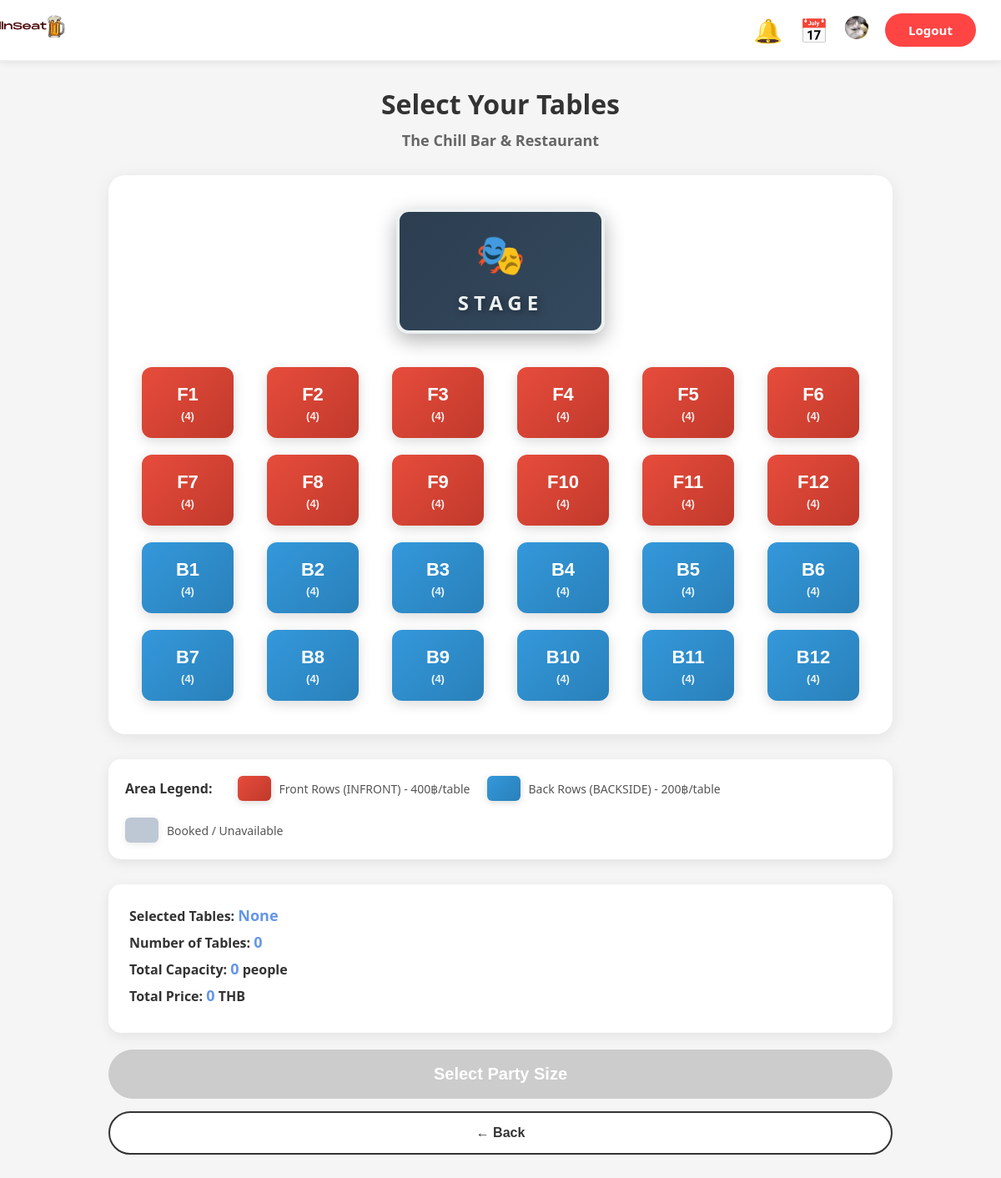
/project/customer/booking.php (signed in), run on the app's committed database.
### tables this page shows
CREATE TABLE `restaurant` (
  `restaurant_id` int(11) NOT NULL,
  `rest_name` varchar(100) NOT NULL,
  `rest_description` text NOT NULL,
  `open_time` time NOT NULL,
  `close_time` time NOT NULL,
  `rest_phone` varchar(10) NOT NULL,
  `rest_status` enum('OPEN','CLOSED') DEFAULT 'OPEN',
  `rest_address` text NOT NULL,
  `rest_email` varchar(100) NOT NULL
);

CREATE TABLE `table` (
  `table_id` int(11) NOT NULL,
  `area_id` int(11) NOT NULL,
  `table_number` varchar(10) NOT NULL,
  `capacity` int(10) UNSIGNED NOT NULL,
  `table_status` enum('AVAILABLE','OCCUPIED','UNAVAILABLE') DEFAULT 'AVAILABLE'
);

CREATE TABLE `area` (
  `area_id` int(11) NOT NULL,
  `restaurant_id` int(11) NOT NULL,
  `area_name` varchar(50) NOT NULL,
  `area_type` enum('INFRONT','BACKSIDE') NOT NULL,
  `area_price` decimal(10,2) NOT NULL
);

### project/customer/booking.php (the view, shortened to what this page needs)
<?php
require_once '../connect.php';
$restaurant_id = isset($_GET['restaurant_id']) ? (int)$_GET['restaurant_id'] : 1;
$reserve_date = date('Y-m-d');
$sql_restaurant = "SELECT * FROM restaurant WHERE restaurant_id = ?";
$stmt_restaurant = $mysqli->prepare($sql_restaurant);
$stmt_restaurant->bind_param("i", $restaurant_id);
$stmt_restaurant->execute();
$restaurant = $stmt_restaurant->get_result()->fetch_assoc();
$sql_areas = "SELECT a.*
              FROM area a
              WHERE a.restaurant_id = ?
              ORDER BY
                CASE
                    WHEN a.area_type = 'INFRONT' THEN 1
                    WHEN a.area_type = 'BACKSIDE' THEN 2
                    ELSE 3
                END,
                a.area_price DESC";
$stmt_areas = $mysqli->prepare($sql_areas);
$stmt_areas->bind_param("i", $restaurant_id);
$stmt_areas->execute();
$areas = $stmt_areas->get_result();
$tables_by_area = [];
while ($area = $areas->fetch_assoc()) {
    $area_id = $area['area_id'];
    $sql_tables = "SELECT
                    t.*,
                    CASE
                        WHEN EXISTS (
                            SELECT 1
                            FROM reservation_tables rt
                            INNER JOIN reservation r ON rt.reserve_id = r.reserve_id
                            WHERE rt.table_id = t.table_id
                            AND r.reserve_date = ?
                            AND r.reserve_status IN ('HOLD', 'CONFIRMED')
                        ) THEN 'BOOKED'
                        WHEN t.table_status = 'UNAVAILABLE' THEN 'UNAVAILABLE'
                        ELSE 'AVAILABLE'
                    END as display_status
                FROM `table` t
                WHERE t.area_id = ?
                ORDER BY
                    LENGTH(t.table_number),
                    t.table_number";
    $stmt_tables = $mysqli->prepare($sql_tables);
    $stmt_tables->bind_param("si", $reserve_date, $area_id);
    $stmt_tables->execute();
    $tables_result = $stmt_tables->get_result();
    $area['tables'] = [];
    while ($table = $tables_result->fetch_assoc()) {
        $area['tables'][] = $table;
    }
    if (count($area['tables']) > 0) {
        $tables_by_area[] = $area;
    }
}
?>
<!DOCTYPE html>
<html lang="en">
<head>
    <link rel="stylesheet" href="css/booking.css">
    <link rel="stylesheet" href="css/notification.css">
</head>
<body class="booking-body booking-theme-1">
    <div class="booking-header">
        <div class="booking-logo">
            <img src="css/catlog.png"  alt="cat"style="height:36px;position: relative; top: -18px;left:-70px;object-fit:contain"> <img src="css/logo.png" alt="logo" style="height:36px;position: relative;left:-490px;object-fit:contain"/>
            <div class="top-icons-booking">
                <span class="icon-small" id="notificationBtn">🔔</span>
                <span class="icon-small" onclick="window.location.href='my_bookings.php'" title="My Bookings">📅</span>
                <span class="icon-small" onclick="window.location.href='profile.php'" title="Profile">
                    <img src="css/druckcat_profile.jpeg" alt="drunkcat" class="profile-img">
                </span>
                <a href="../login/logout.php" class="btn-logout-icon">Logout</a>
            </div>
        </div>
    </div>
    <div class="booking-container">
        <h1 class="booking-title">Select Your Tables</h1>
        <p class="venue-name-booking"><?php echo htmlspecialchars($restaurant['rest_name']); ?></p>
        <?php if (empty($tables_by_area)): ?>
        <div class="no-tables-message">
            <p>😔 Sorry, no tables are currently available.</p>
            <button class="btn-back-booking" onclick="window.location.href='restaurant.php?id=<?php echo $restaurant_id; ?>'">
                ← Back
            </button>
        </div>
        <?php else: ?>
        <div class="venue-layout">
            <div class="stage">
                <div class="stage-icon">🎭</div>
                <div class="stage-text">STAGE</div>
            </div>
            <div class="venue-tables">
                <?php foreach ($tables_by_area as $area): ?>
                    <?php foreach ($area['tables'] as $table): ?>
                    <?php
                        $is_unavailable = ($table['display_status'] == 'BOOKED' || $table['display_status'] == 'UNAVAILABLE');
                        $status_text = $table['display_status'] == 'BOOKED' ? 'BOOKED' : ($table['display_status'] == 'UNAVAILABLE' ? 'UNAVAILABLE' : '');
                    ?>
                    <button class="table-seat area-<?php echo strtolower($area['area_type']); ?> <?php echo $is_unavailable ? 'booked' : ''; ?>"
                            data-table-id="<?php echo $table['table_id']; ?>"
                            data-area-id="<?php echo $area['area_id']; ?>"
                            data-zone="<?php echo htmlspecialchars($area['area_name']); ?>"
                            data-area-type="<?php echo $area['area_type']; ?>"
                            data-price="<?php echo $area['area_price']; ?>"
                            data-capacity="<?php echo $table['capacity']; ?>"
                            data-status="<?php echo $table['display_status']; ?>"
                            title="<?php echo htmlspecialchars($area['area_name']); ?> - Table <?php echo htmlspecialchars($table['table_number']); ?> (<?php echo $table['capacity']; ?> seats) <?php echo $status_text ? '- ' . $status_text : ''; ?>"
                            <?php echo $is_unavailable ? 'disabled' : ''; ?>>
                        <div class="table-number"><?php echo htmlspecialchars($table['table_number']); ?></div>
                        <div class="table-capacity">(<?php echo $table['capacity']; ?>)</div>
                    </button>
                    <?php endforeach; ?>
                <?php endforeach; ?>
            </div>
        </div>
        <div class="legend">
            <div class="legend-title">Area Legend:</div>
            <?php foreach ($tables_by_area as $area): ?>
            <div class="legend-item">
                <span class="legend-color area-<?php echo strtolower($area['area_type']); ?>"></span>
                <span><?php echo htmlspecialchars($area['area_name']); ?> (<?php echo $area['area_type']; ?>) - <?php echo number_format($area['area_price']); ?>฿/table</span>
            </div>
            <?php endforeach; ?>
            <div class="legend-item">
                <span class="legend-color booked-color"></span>
                <span>Booked / Unavailable</span>
            </div>
        </div>
        <div class="selected-info">
            <p>Selected Tables: <span id="selectedTables">None</span></p>
            <p>Number of Tables: <span id="tableCount">0</span></p>
            <p>Total Capacity: <span id="totalCapacity">0</span> people</p>
            <p>Total Price: <span id="totalPrice">0</span> THB</p>
        </div>
        <button class="btn-confirm-booking" id="confirmBtn" disabled>
            Select Party Size
        </button>
        <button class="btn-back-booking" onclick="window.location.href='restaurant.php?id=<?php echo $restaurant_id; ?>'">
            ← Back
        </button>
        <?php endif; ?>
    </div>
</body>
</html>

### project/customer/css/booking.css (style rules this page uses)
* { margin: 0; padding: 0; box-sizing: border-box; }
body { font-family: 'Segoe UI', Tahoma, Geneva, Verdana, sans-serif; background: #f5f5f5; min-height: 100vh; }
.booking-body { background: #f5f5f5; min-height: 100vh; }
.booking-header { background: white; padding: 16px 0; box-shadow: 0 2px 8px rgba(0, 0, 0, 0.08); border-bottom: 1px solid #eee; }
.booking-logo { max-width: 1400px; margin: 0 auto; padding: 0 30px; display: flex; justify-content: space-between; align-items: center; }
.top-icons-booking { display: flex; align-items: center; gap: 20px; }
.icon-small { font-size: 28px; cursor: pointer; transition: transform 0.2s; }
.profile-img { height: 28px; border-radius: 50%; object-fit: contain; }
.btn-logout-icon { padding: 10px 28px; background: #ff4444; color: white; border: none; border-radius: 25px; text-decoration: none; font-size: 15px; font-weight: 600; transition: all 0.2s; }
.booking-container { max-width: 1000px; margin: 30px auto 40px; padding: 0 30px; }
.booking-title { font-size: 32px; font-weight: 700; color: #333; text-align: center; margin-bottom: 10px; }
.venue-name-booking { font-size: 18px; color: #666; text-align: center; margin-bottom: 30px; font-weight: 600; }
.venue-layout { background: white; border-radius: 20px; padding: 40px 30px; box-shadow: 0 4px 20px rgba(0, 0, 0, 0.08); margin-bottom: 30px; }
.stage { width: 250px; height: 150px; margin: 0 auto 40px; background: linear-gradient(135deg, #2c3e50 0%, #34495e 100%); border-radius: 15px; box-shadow: 0 8px 25px rgba(0, 0, 0, 0.3); display: flex; flex-direction: column; align-items: center; justify-content: center; gap: 10px; border: 4px solid #ecf0f1; }
.stage-icon { font-size: 48px; animation: pulse 2s ease-in-out infinite; }
.stage-text { font-size: 24px; font-weight: 800; color: #ecf0f1; letter-spacing: 6px; text-shadow: 2px 2px 8px rgba(0, 0, 0, 0.5); }
.venue-tables { display: grid; grid-template-columns: repeat(6, 1fr); gap: 20px; justify-items: center; }
.table-seat { width: 110px; height: 85px; border: none; border-radius: 12px; cursor: pointer; transition: all 0.3s; display: flex; flex-direction: column; align-items: center; justify-content: center; gap: 5px; box-shadow: 0 4px 15px rgba(0, 0, 0, 0.15); color: white; font-weight: 700; }
.table-seat.area-backside { background: linear-gradient(135deg, #3498db 0%, #2980b9 100%); }
.table-seat.area-infront { background: linear-gradient(135deg, #e74c3c 0%, #c0392b 100%); }
.table-number { font-size: 22px; font-weight: 800; }
.table-capacity { font-size: 13px; font-weight: 600; opacity: 0.9; }
.legend { display: flex; flex-wrap: wrap; align-items: center; gap: 20px; padding: 20px; background: white; border-radius: 15px; box-shadow: 0 4px 15px rgba(0, 0, 0, 0.08); margin-bottom: 30px; }
.legend-title { font-weight: 700; font-size: 16px; color: #333; margin-right: 10px; }
.legend-item { display: flex; align-items: center; gap: 10px; font-size: 14px; color: #555; }
.legend-color { width: 40px; height: 30px; border-radius: 6px; box-shadow: 0 2px 8px rgba(0, 0, 0, 0.15); }
.legend-color.area-backside { background: linear-gradient(135deg, #3498db 0%, #2980b9 100%); }
.legend-color.area-infront { background: linear-gradient(135deg, #e74c3c 0%, #c0392b 100%); }
.legend-color.booked-color { background: #94a3b8; opacity: 0.6; }
.selected-info { background: white; border-radius: 15px; padding: 25px; box-shadow: 0 4px 15px rgba(0, 0, 0, 0.08); margin-bottom: 20px; }
.selected-info p { font-size: 16px; font-weight: 600; color: #333; margin-bottom: 8px; }
.selected-info span { color: #6496e8; font-size: 18px; font-weight: 700; }
.btn-confirm-booking { width: 100%; padding: 18px; background: linear-gradient(135deg, #6496e8 0%, #9c27b0 100%); color: white; border: none; border-radius: 50px; font-size: 20px; font-weight: 700; cursor: pointer; transition: all 0.3s; box-shadow: 0 6px 20px rgba(100, 150, 232, 0.4); margin-bottom: 15px; }
.btn-confirm-booking:disabled { background: #ccc; cursor: not-allowed; box-shadow: none; }
.btn-back-booking { width: 100%; padding: 15px; background: white; color: #333; border: 2px solid #333; border-radius: 50px; font-size: 16px; font-weight: 600; cursor: pointer; transition: all 0.3s; }

### data on the page
restaurant: rest_name "The Chill Bar & Restaurant"
area: area_name "Front Rows", area_type "INFRONT", area_price "400"
table: table_number "F1", capacity "4"
table: table_number "F2", capacity "4"
table: table_number "F3", capacity "4"
table: table_number "F4", capacity "4"
table: table_number "F5", capacity "4"
table: table_number "F6", capacity "4"
table: table_number "F7", capacity "4"
table: table_number "F8", capacity "4"
table: table_number "F9", capacity "4"
table: table_number "F10", capacity "4"
table: table_number "F11", capacity "4"
table: table_number "F12", capacity "4"
area: area_name "Back Rows", area_type "BACKSIDE", area_price "200"
table: table_number "B1", capacity "4"
table: table_number "B2", capacity "4"
table: table_number "B3", capacity "4"
table: table_number "B4", capacity "4"
table: table_number "B5", capacity "4"
table: table_number "B6", capacity "4"
table: table_number "B7", capacity "4"
table: table_number "B8", capacity "4"
table: table_number "B9", capacity "4"
table: table_number "B10", capacity "4"
table: table_number "B11", capacity "4"
table: table_number "B12", capacity "4"
